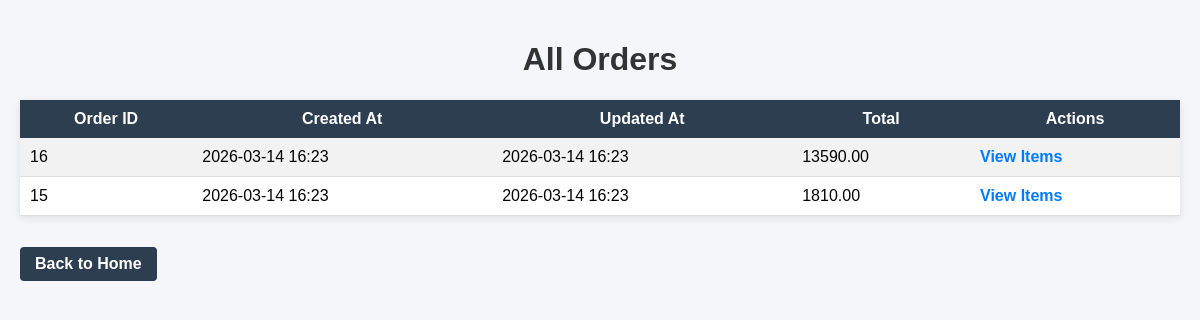
Screenshot of /orders/ with the database file from the repository.
### web/models.py (models this page shows, shortened)
class Order(models.Model):
    document_number = models.CharField(max_length=20, unique=True, editable=False, blank=True)
    created_at = models.DateTimeField(auto_now_add=True)
    updated_at = models.DateTimeField(auto_now=True)
    order_discount = models.DecimalField(max_digits=30, decimal_places=2, default=0)
    @cached_property
    def items(self):
        return self.orderitem_set.all()
    @cached_property
    def subtotal_before_order_discount(self):
        return sum([item.total_price for item in self.items])
    @cached_property
    def order_total(self):
        total = self.subtotal_before_order_discount - self.order_discount
        return max(total, 0)

class OrderItem(models.Model):
    order = models.ForeignKey(Order, on_delete=models.CASCADE)
    sale_item = models.ForeignKey(SaleItem, on_delete=models.PROTECT)
    quantity = models.PositiveIntegerField(default=1, validators=[MinValueValidator(1)])
    item_discount = models.DecimalField(max_digits=30, decimal_places=2, default=0)
    @cached_property
    def price_without_discount(self):
        return self.sale_item.rate * self.quantity
    @cached_property
    def price_after_discount(self):
        return max(self.price_without_discount - self.item_discount, 0)
    @cached_property
    def tax_amount(self):
        return self.sale_item.tax * self.quantity
    @cached_property
    def total_price(self):
        return self.price_after_discount + self.tax_amount

class SaleItem(models.Model):
    name = models.CharField(max_length=255)
    rate = models.DecimalField(max_digits=30, decimal_places=2, default=0)
    tax = models.DecimalField(max_digits=30, decimal_places=2, default=0)
    multiple_allowed = models.BooleanField(default=False)

### web/views.py (the view)
# urls.py: path('orders/', views.list_orders, name='list_orders'),
def list_orders(request):
    orders = Order.objects.all().order_by('-created_at')
    return render(request, 'list_orders.html', {'orders': orders})

### templates/list_orders.html (shortened to what this page needs)
<!DOCTYPE html>
<html>
<head>
</head>
<body>
<h1>All Orders</h1>
<table>
    <tr>
        <th>Order ID</th>
        <th>Created At</th>
        <th>Updated At</th>
        <th>Total</th>
        <th>Actions</th>
    </tr>
    {% for order in orders %}
    <tr>
        <td>{{ order.id }}</td>
        <td>{{ order.created_at|date:"Y-m-d H:i" }}</td>
        <td>{{ order.updated_at|date:"Y-m-d H:i" }}</td>
        <td>{{ order.order_total }}</td>
        <td>
            <a href="{% url 'order_detail' order.id %}">View Items</a>
        </td>
    </tr>
    {% empty %}
    <tr>
        <td colspan="5">No orders created yet.</td>
    </tr>
    {% endfor %}
</table>
<p>
    <a class="back" href="{% url 'home' %}">Back to Home</a>
</p>
</body>
</html>

### templates/list_orders.html (style rules this page uses)
body { font-family: Arial, Helvetica, sans-serif; background:#f4f6f9; margin:0; padding:20px; }
h1 { text-align:center; color:#333; }
table { width:100%; border-collapse:collapse; background:white; box-shadow:0 2px 8px rgba(0,0,0,0.1); }
th { background:#2c3e50; color:white; padding:10px; }
td { padding:10px; border-bottom:1px solid #ddd; }
tr:nth-child(even) { background:#f2f2f2; }
a { color:#007bff; text-decoration:none; font-weight:bold; }
.back { display:inline-block; margin-top:15px; padding:8px 15px; background:#2c3e50; color:white; border-radius:4px; }

### rows the page displays
Order: id "16", created_at "2026-03-14 16:23", updated_at "2026-03-14 16:23", order_total "13590.00"
Order: id "15", created_at "2026-03-14 16:23", updated_at "2026-03-14 16:23", order_total "1810.00"
